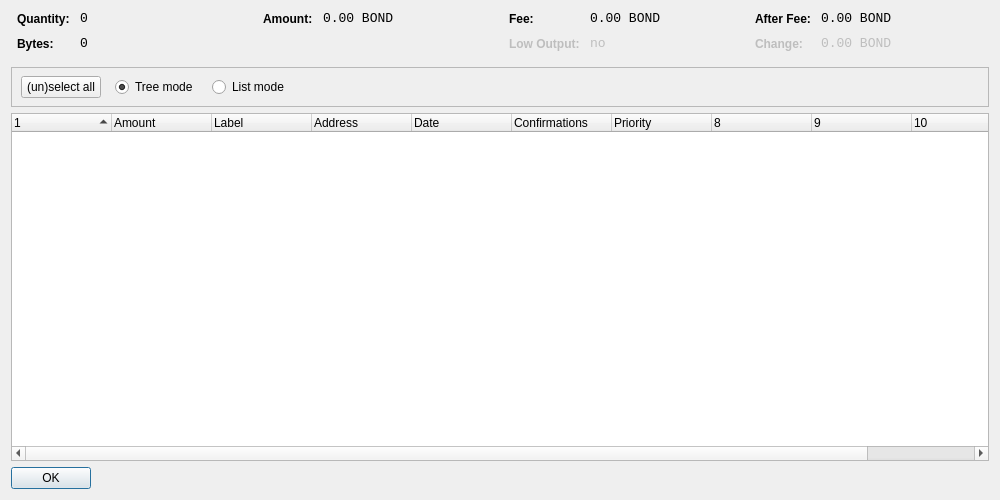
<?xml version="1.0" encoding="UTF-8"?>
<ui version="4.0">
 <class>CoinControlDialog</class>
 <widget class="QDialog" name="CoinControlDialog">
  <property name="geometry">
   <rect>
    <x>0</x>
    <y>0</y>
    <width>1000</width>
    <height>500</height>
   </rect>
  </property>
  <property name="windowTitle">
   <string>Coin Control</string>
  </property>
  <layout class="QVBoxLayout" name="verticalLayout">
   <item>
    <layout class="QHBoxLayout" name="horizontalLayoutTop" stretch="0,0,0,0">
     <property name="topMargin">
      <number>0</number>
     </property>
     <property name="bottomMargin">
      <number>10</number>
     </property>
     <item>
      <layout class="QFormLayout" name="formLayoutCoinControl1">
       <property name="horizontalSpacing">
        <number>10</number>
       </property>
       <property name="verticalSpacing">
        <number>10</number>
       </property>
       <property name="leftMargin">
        <number>6</number>
       </property>
       <property name="rightMargin">
        <number>6</number>
       </property>
       <item row="0" column="0">
        <widget class="QLabel" name="labelCoinControlQuantityText">
         <property name="styleSheet">
          <string notr="true">font-weight:bold;</string>
         </property>
         <property name="text">
          <string>Quantity:</string>
         </property>
        </widget>
       </item>
       <item row="0" column="1">
        <widget class="QLabel" name="labelCoinControlQuantity">
         <property name="font">
          <font>
           <family>Monospace</family>
           <pointsize>10</pointsize>
          </font>
         </property>
         <property name="cursor">
          <cursorShape>IBeamCursor</cursorShape>
         </property>
         <property name="contextMenuPolicy">
          <enum>Qt::ActionsContextMenu</enum>
         </property>
         <property name="text">
          <string notr="true">0</string>
         </property>
         <property name="textInteractionFlags">
          <set>Qt::LinksAccessibleByMouse|Qt::TextSelectableByKeyboard|Qt::TextSelectableByMouse</set>
         </property>
        </widget>
       </item>
       <item row="1" column="0">
        <widget class="QLabel" name="labelCoinControlBytesText">
         <property name="styleSheet">
          <string notr="true">font-weight:bold;</string>
         </property>
         <property name="text">
          <string>Bytes:</string>
         </property>
        </widget>
       </item>
       <item row="1" column="1">
        <widget class="QLabel" name="labelCoinControlBytes">
         <property name="font">
          <font>
           <family>Monospace</family>
           <pointsize>10</pointsize>
          </font>
         </property>
         <property name="cursor">
          <cursorShape>IBeamCursor</cursorShape>
         </property>
         <property name="contextMenuPolicy">
          <enum>Qt::ActionsContextMenu</enum>
         </property>
         <property name="text">
          <string notr="true">0</string>
         </property>
         <property name="textInteractionFlags">
          <set>Qt::LinksAccessibleByMouse|Qt::TextSelectableByKeyboard|Qt::TextSelectableByMouse</set>
         </property>
        </widget>
       </item>
      </layout>
     </item>
     <item>
      <layout class="QFormLayout" name="formLayoutCoinControl2">
       <property name="horizontalSpacing">
        <number>10</number>
       </property>
       <property name="verticalSpacing">
        <number>10</number>
       </property>
       <property name="leftMargin">
        <number>6</number>
       </property>
       <property name="rightMargin">
        <number>6</number>
       </property>
       <item row="0" column="0">
        <widget class="QLabel" name="labelCoinControlAmountText">
         <property name="styleSheet">
          <string notr="true">font-weight:bold;</string>
         </property>
         <property name="text">
          <string>Amount:</string>
         </property>
        </widget>
       </item>
       <item row="0" column="1">
        <widget class="QLabel" name="labelCoinControlAmount">
         <property name="font">
          <font>
           <family>Monospace</family>
           <pointsize>10</pointsize>
          </font>
         </property>
         <property name="cursor">
          <cursorShape>IBeamCursor</cursorShape>
         </property>
         <property name="contextMenuPolicy">
          <enum>Qt::ActionsContextMenu</enum>
         </property>
         <property name="text">
          <string notr="true">0.00 BOND</string>
         </property>
         <property name="textInteractionFlags">
          <set>Qt::LinksAccessibleByMouse|Qt::TextSelectableByKeyboard|Qt::TextSelectableByMouse</set>
         </property>
        </widget>
       </item>
      </layout>
     </item>
     <item>
      <layout class="QFormLayout" name="formLayoutCoinControl3">
       <property name="horizontalSpacing">
        <number>10</number>
       </property>
       <property name="verticalSpacing">
        <number>10</number>
       </property>
       <property name="leftMargin">
        <number>6</number>
       </property>
       <property name="rightMargin">
        <number>6</number>
       </property>
       <item row="0" column="0">
        <widget class="QLabel" name="labelCoinControlFeeText">
         <property name="styleSheet">
          <string notr="true">font-weight:bold;</string>
         </property>
         <property name="text">
          <string>Fee:</string>
         </property>
        </widget>
       </item>
       <item row="0" column="1">
        <widget class="QLabel" name="labelCoinControlFee">
         <property name="font">
          <font>
           <family>Monospace</family>
           <pointsize>10</pointsize>
          </font>
         </property>
         <property name="cursor">
          <cursorShape>IBeamCursor</cursorShape>
         </property>
         <property name="contextMenuPolicy">
          <enum>Qt::ActionsContextMenu</enum>
         </property>
         <property name="text">
          <string notr="true">0.00 BOND</string>
         </property>
         <property name="textInteractionFlags">
          <set>Qt::LinksAccessibleByMouse|Qt::TextSelectableByKeyboard|Qt::TextSelectableByMouse</set>
         </property>
        </widget>
       </item>
       <item row="1" column="0">
        <widget class="QLabel" name="labelCoinControlLowOutputText">
         <property name="enabled">
          <bool>false</bool>
         </property>
         <property name="styleSheet">
          <string notr="true">font-weight:bold;</string>
         </property>
         <property name="text">
          <string>Low Output:</string>
         </property>
        </widget>
       </item>
       <item row="1" column="1">
        <widget class="QLabel" name="labelCoinControlLowOutput">
         <property name="enabled">
          <bool>false</bool>
         </property>
         <property name="font">
          <font>
           <family>Monospace</family>
           <pointsize>10</pointsize>
          </font>
         </property>
         <property name="cursor">
          <cursorShape>IBeamCursor</cursorShape>
         </property>
         <property name="contextMenuPolicy">
          <enum>Qt::ActionsContextMenu</enum>
         </property>
         <property name="text">
          <string notr="true">no</string>
         </property>
         <property name="textInteractionFlags">
          <set>Qt::LinksAccessibleByMouse|Qt::TextSelectableByKeyboard|Qt::TextSelectableByMouse</set>
         </property>
        </widget>
       </item>
      </layout>
     </item>
     <item>
      <layout class="QFormLayout" name="formLayoutCoinControl4">
       <property name="horizontalSpacing">
        <number>10</number>
       </property>
       <property name="verticalSpacing">
        <number>10</number>
       </property>
       <property name="leftMargin">
        <number>6</number>
       </property>
       <property name="rightMargin">
        <number>6</number>
       </property>
       <item row="0" column="0">
        <widget class="QLabel" name="labelCoinControlAfterFeeText">
         <property name="styleSheet">
          <string notr="true">font-weight:bold;</string>
         </property>
         <property name="text">
          <string>After Fee:</string>
         </property>
        </widget>
       </item>
       <item row="0" column="1">
        <widget class="QLabel" name="labelCoinControlAfterFee">
         <property name="font">
          <font>
           <family>Monospace</family>
           <pointsize>10</pointsize>
          </font>
         </property>
         <property name="cursor">
          <cursorShape>IBeamCursor</cursorShape>
         </property>
         <property name="contextMenuPolicy">
          <enum>Qt::ActionsContextMenu</enum>
         </property>
         <property name="text">
          <string notr="true">0.00 BOND</string>
         </property>
         <property name="textInteractionFlags">
          <set>Qt::LinksAccessibleByMouse|Qt::TextSelectableByKeyboard|Qt::TextSelectableByMouse</set>
         </property>
        </widget>
       </item>
       <item row="1" column="0">
        <widget class="QLabel" name="labelCoinControlChangeText">
         <property name="enabled">
          <bool>false</bool>
         </property>
         <property name="styleSheet">
          <string notr="true">font-weight:bold;</string>
         </property>
         <property name="text">
          <string>Change:</string>
         </property>
        </widget>
       </item>
       <item row="1" column="1">
        <widget class="QLabel" name="labelCoinControlChange">
         <property name="enabled">
          <bool>false</bool>
         </property>
         <property name="font">
          <font>
           <family>Monospace</family>
           <pointsize>10</pointsize>
          </font>
         </property>
         <property name="cursor">
          <cursorShape>IBeamCursor</cursorShape>
         </property>
         <property name="contextMenuPolicy">
          <enum>Qt::ActionsContextMenu</enum>
         </property>
         <property name="text">
          <string notr="true">0.00 BOND</string>
         </property>
         <property name="textInteractionFlags">
          <set>Qt::LinksAccessibleByMouse|Qt::TextSelectableByKeyboard|Qt::TextSelectableByMouse</set>
         </property>
        </widget>
       </item>
      </layout>
     </item>
    </layout>
   </item>
   <item>
    <widget class="QFrame" name="frame">
     <property name="minimumSize">
      <size>
       <width>0</width>
       <height>40</height>
      </size>
     </property>
     <property name="frameShape">
      <enum>QFrame::StyledPanel</enum>
     </property>
     <property name="frameShadow">
      <enum>QFrame::Sunken</enum>
     </property>
     <widget class="QWidget" name="horizontalLayoutWidget">
      <property name="geometry">
       <rect>
        <x>10</x>
        <y>0</y>
        <width>781</width>
        <height>41</height>
       </rect>
      </property>
      <layout class="QHBoxLayout" name="horizontalLayoutPanel" stretch="0,0,0,0,0">
       <property name="spacing">
        <number>14</number>
       </property>
       <item>
        <widget class="QPushButton" name="pushButtonSelectAll">
         <property name="sizePolicy">
          <sizepolicy hsizetype="Maximum" vsizetype="Fixed">
           <horstretch>0</horstretch>
           <verstretch>0</verstretch>
          </sizepolicy>
         </property>
         <property name="text">
          <string>(un)select all</string>
         </property>
        </widget>
       </item>
       <item>
        <widget class="QRadioButton" name="radioTreeMode">
         <property name="sizePolicy">
          <sizepolicy hsizetype="Maximum" vsizetype="Fixed">
           <horstretch>0</horstretch>
           <verstretch>0</verstretch>
          </sizepolicy>
         </property>
         <property name="text">
          <string>Tree mode</string>
         </property>
         <property name="checked">
          <bool>true</bool>
         </property>
        </widget>
       </item>
       <item>
        <widget class="QRadioButton" name="radioListMode">
         <property name="sizePolicy">
          <sizepolicy hsizetype="Maximum" vsizetype="Fixed">
           <horstretch>0</horstretch>
           <verstretch>0</verstretch>
          </sizepolicy>
         </property>
         <property name="text">
          <string>List mode</string>
         </property>
        </widget>
       </item>
       <item>
        <spacer name="horizontalSpacer">
         <property name="orientation">
          <enum>Qt::Horizontal</enum>
         </property>
         <property name="sizeHint" stdset="0">
          <size>
           <width>40</width>
           <height>20</height>
          </size>
         </property>
        </spacer>
       </item>
      </layout>
     </widget>
    </widget>
   </item>
   <item>
    <widget class="CoinControlTreeWidget" name="treeWidget">
     <property name="contextMenuPolicy">
      <enum>Qt::CustomContextMenu</enum>
     </property>
     <property name="sortingEnabled">
      <bool>false</bool>
     </property>
     <property name="columnCount">
      <number>11</number>
     </property>
     <attribute name="headerShowSortIndicator" stdset="0">
      <bool>true</bool>
     </attribute>
     <attribute name="headerStretchLastSection">
      <bool>false</bool>
     </attribute>
     <column>
      <property name="text">
       <string/>
      </property>
     </column>
     <column>
      <property name="text">
       <string>Amount</string>
      </property>
     </column>
     <column>
      <property name="text">
       <string>Label</string>
      </property>
     </column>
     <column>
      <property name="text">
       <string>Address</string>
      </property>
     </column>
     <column>
      <property name="text">
       <string>Date</string>
      </property>
     </column>
     <column>
      <property name="text">
       <string>Confirmations</string>
      </property>
      <property name="toolTip">
       <string>Confirmed</string>
      </property>
     </column>
     <column>
      <property name="text">
       <string>Priority</string>
      </property>
     </column>
     <column>
      <property name="text">
       <string/>
      </property>
     </column>
     <column>
      <property name="text">
       <string/>
      </property>
     </column>
     <column>
      <property name="text">
       <string/>
      </property>
     </column>
     <column>
      <property name="text">
       <string/>
      </property>
     </column>
    </widget>
   </item>
   <item>
    <widget class="QDialogButtonBox" name="buttonBox">
     <property name="sizePolicy">
      <sizepolicy hsizetype="Maximum" vsizetype="Fixed">
       <horstretch>0</horstretch>
       <verstretch>0</verstretch>
      </sizepolicy>
     </property>
     <property name="orientation">
      <enum>Qt::Horizontal</enum>
     </property>
     <property name="standardButtons">
      <set>QDialogButtonBox::Ok</set>
     </property>
    </widget>
   </item>
  </layout>
 </widget>
 <customwidgets>
  <customwidget>
   <class>CoinControlTreeWidget</class>
   <extends>QTreeWidget</extends>
   <header>coincontroltreewidget.h</header>
  </customwidget>
 </customwidgets>
 <resources/>
 <connections/>
</ui>
